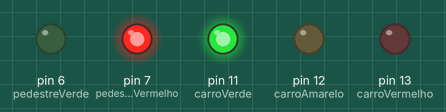
Recording of a sketch running on a simulated Arduino Uno, built with avr-gcc and run on an emulated ATmega328P. Shown: output pins drawn as LEDs (lit = HIGH).

Above: at 2.5 s.
At 6.0 s:
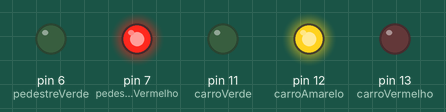
At 9.5 s:
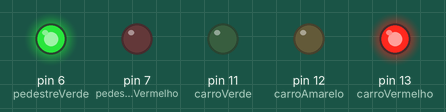
Timing chart, 0 to 15.6 s (numbered marks = the images above):
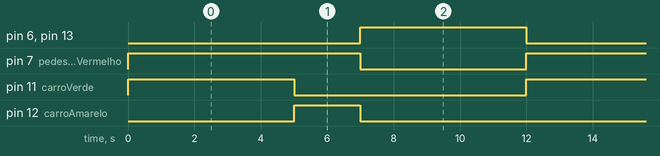

Measured:
- by itself, pin 6 (pedestreVerde), pin 11 (carroVerde), pin 13 (carroVermelho): alternates HIGH for 5.0 s and LOW for 7.0 s
- by itself, pin 7 (pedestreVermelho): alternates HIGH for 7.0 s and LOW for 5.0 s
- by itself, pin 12 (carroAmarelo): alternates HIGH for 2.0 s and LOW for 10.0 s

The sketch:

SemaforoPedestre.ino
```cpp
// Semáforo com Pedestre
int carroVermelho = 13;
int carroAmarelo = 12;
int carroVerde = 11;
int pedestreVermelho = 7;
int pedestreVerde = 6;

void setup() {
  pinMode(carroVerde, OUTPUT);
  pinMode(carroAmarelo, OUTPUT);
  pinMode(carroVermelho, OUTPUT);
  pinMode(pedestreVerde, OUTPUT);
  pinMode(pedestreVermelho, OUTPUT);
}

void loop() {
  // Verde carros, vermelho pedestre
  digitalWrite(carroVerde, HIGH);
  digitalWrite(carroAmarelo, LOW);
  digitalWrite(carroVermelho, LOW);
  digitalWrite(pedestreVermelho, HIGH);
  digitalWrite(pedestreVerde, LOW);
  delay(5000); // 5s verde para carros

  // Amarelo carros
  digitalWrite(carroVerde, LOW);
  digitalWrite(carroAmarelo, HIGH);
  digitalWrite(carroVermelho, LOW);
  delay(2000); // 2s amarelo

  // Vermelho carros, verde pedestre
  digitalWrite(carroAmarelo, LOW);
  digitalWrite(carroVermelho, HIGH);
  digitalWrite(pedestreVermelho, LOW);
  digitalWrite(pedestreVerde, HIGH);
  delay(5000); // 5s pedestre atravessando

  // Voltar ao estado inicial
  digitalWrite(pedestreVerde, LOW);
  digitalWrite(pedestreVermelho, HIGH);
  digitalWrite(carroVermelho, LOW);
}
```
